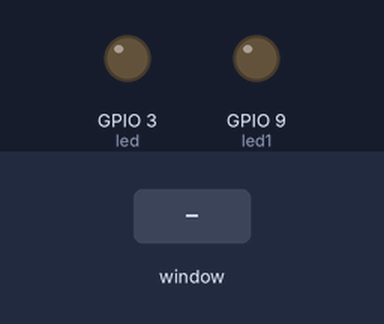
A program run on a simulated Raspberry Pi (BCM pin numbers). On the bench: output pins drawn as LEDs (lit = HIGH). The test bench sets the inputs (shaded band). The desktop window is not drawn, its controls go by their first labels and the mouse button is held 0.15 s. At 5.8 s the program stops and its outputs stay as they are.

Above: at 1.2 s.
1.3 s: control labelled "Turn LED ON" in the window clicked
At 1.8 s:
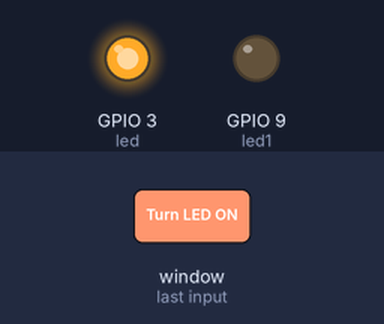
2.8 s: control labelled "Turn LED1 ON" in the window clicked
At 4.0 s:
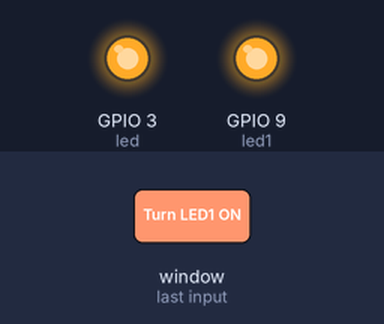
4.3 s: control labelled "Turn LED ON" in the window clicked
At 5.3 s:
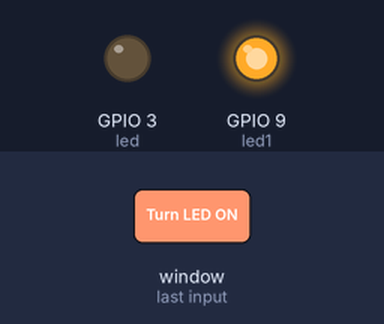
5.8 s: control labelled "Exit" in the window clicked
At 6.5 s:
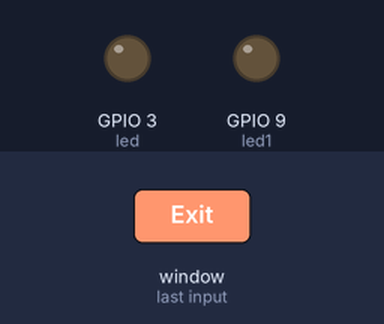
Timing chart, 0 to 7.3 s (numbered marks = the images above; inputs shaded):
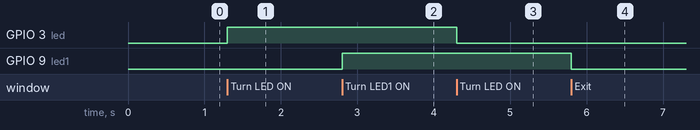

Measured:
- after the input at 1.3 s, GPIO 3 (led): LOW → HIGH at once
- after the input at 2.8 s, GPIO 9 (led1): LOW → HIGH at once
- after the input at 4.3 s, GPIO 3 (led): HIGH → LOW at once
- after the input at 5.8 s, GPIO 9 (led1): HIGH → LOW at once

The program:

Tkinter_2_Channel_LED.py
```python
## Toggle an LED when the GUI button is pressed ##

from tkinter import *
import tkinter.font
from gpiozero import LED
import RPi.GPIO
RPi.GPIO.setmode(RPi.GPIO.BCM)

### HARDWARE DEFINITIONS ###
led=LED(3)
led1=LED(9)
### GUI DEFINITIONS ###
win = Tk()
win.title("LED Toggler")
myFont = tkinter.font.Font(family = 'Helvetica', size = 12, weight = "bold")


### Event Functions ###
def ledToggle():
    if led.is_lit:
        led.off()
        ledButton["text"]="Turn LED ON" # Change only the button text property
    else:
        led.on()
        ledButton["text"]="Turn LED OFF"
def ledToggle1():
    if led1.is_lit:
        led1.off()
        ledButton1["text"]="Turn LED ON" # Change only the button text property
    else:
        led1.on()
        ledButton1["text"]="Turn LED OFF"

def close():
    led.off()
    led1.off()
    RPi.GPIO.cleanup()
    win.destroy()


### WIDGETS ###

# Button, triggers the connected command when it is pressed
ledButton = Button(win, text='Turn LED ON', font=myFont, command=ledToggle, bg='bisque2', height=1, width=24)
ledButton.grid(row=0,column=1)

ledButton1 = Button(win, text='Turn LED1 ON', font=myFont, command=ledToggle1, bg='bisque2', height=1, width=24)
ledButton1.grid(row=4,column=1)

exitButton = Button(win, text='Exit', font=myFont, command=close, bg='red', height=1, width=48)
exitButton.grid(row=2, column=1)

win.protocol("WM_DELETE_WINDOW", close) # cleanup GPIO when user closes window

win.mainloop() # Loops forever
```
